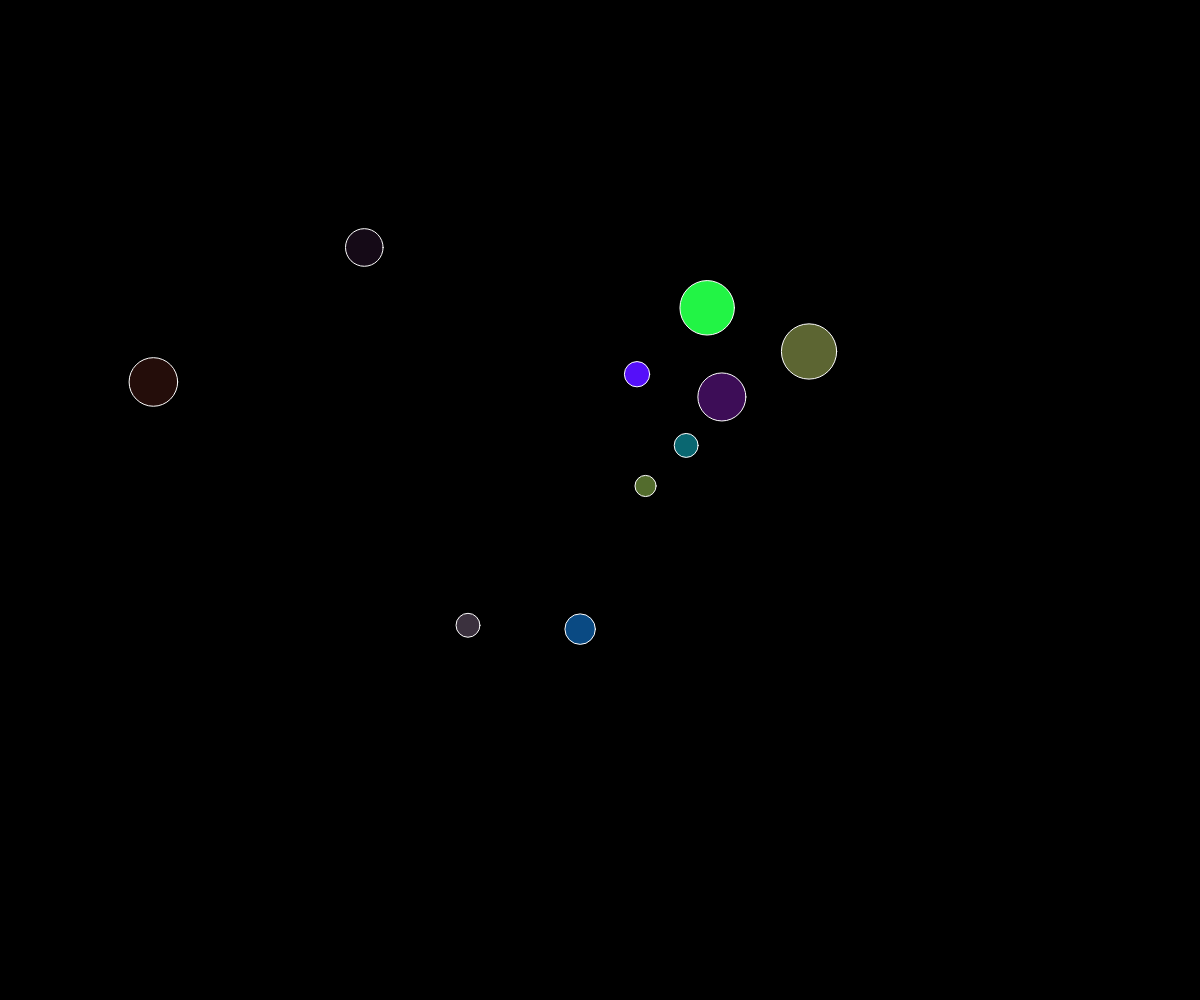
Frame 1 (no input)
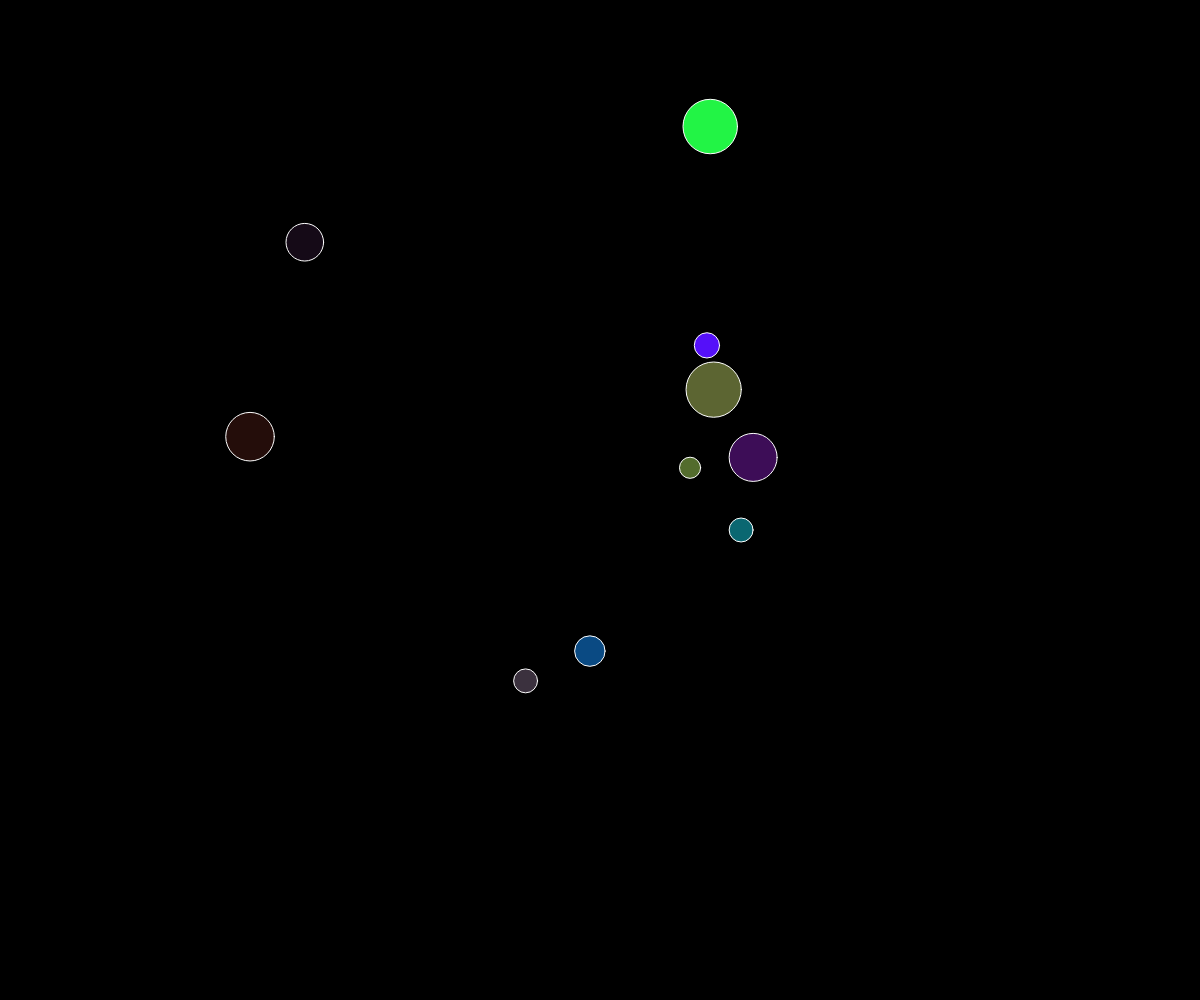
Frame 60 (no input)
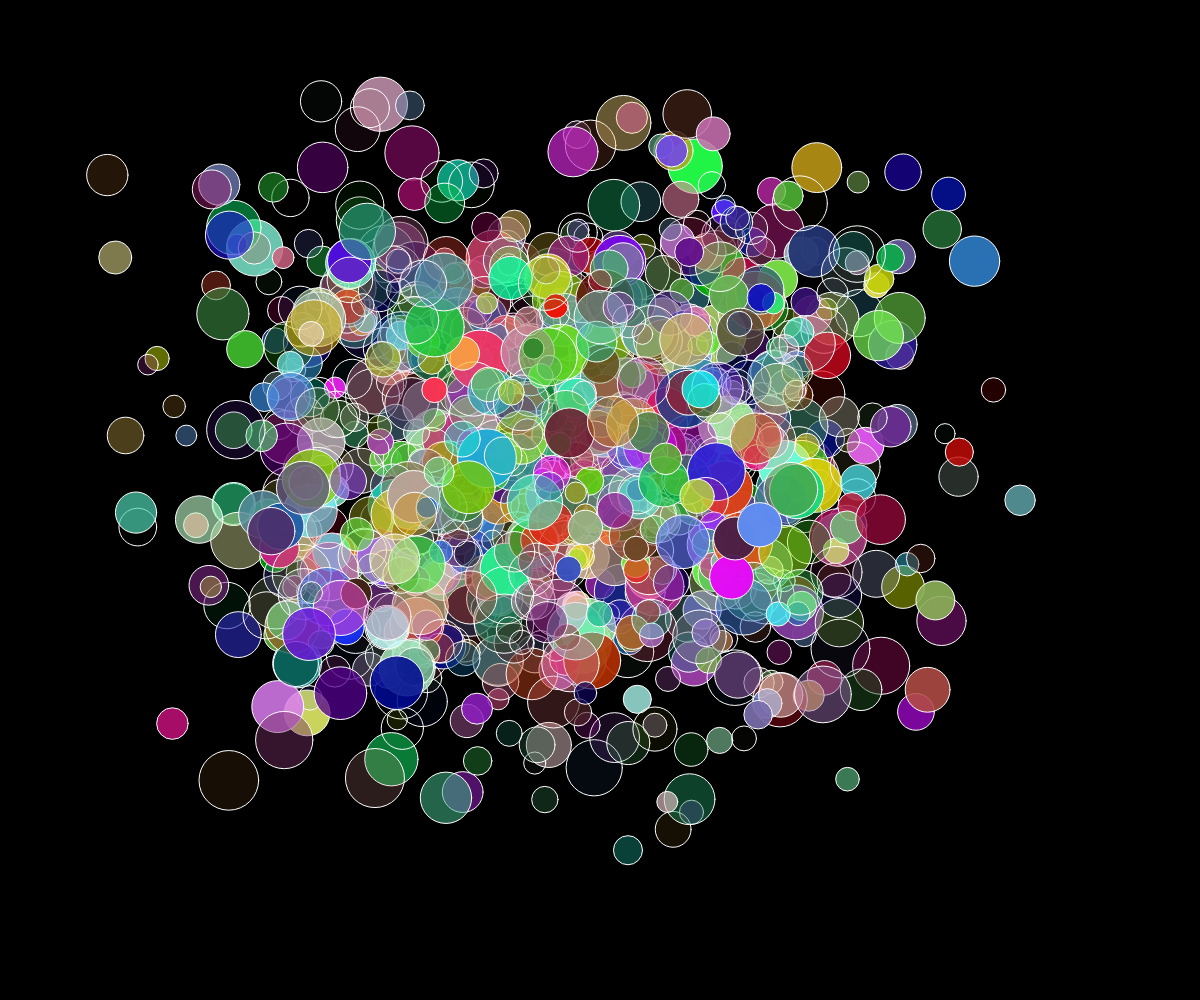
Frame 120 (the mouse pressed at the canvas centre since frame 60)

The p5.js sketch that drew these frames (run headless with seeded random() and noise() and a simulated clock; from frame 60 on, the mouse is pressed at the canvas centre):

// p5.js sketch
// ── sketch.js
// bouncing ball array
// Quinten Smith

let ballArray=[];

function setup() {
  createCanvas(windowWidth, windowHeight);
  for (let i=0; i<10;i++){
    spawnBall();
  }
}

function draw() {
  background(0);
  for (let myBall of ballArray){
    stroke(255);
    fill(myBall.theColor);
    myBall.x=noise(myBall.time)*width;
    myBall.y=noise(myBall.time+100)*height;
    circle(myBall.x, myBall.y, myBall.radius*2);
    myBall.time+=0.003;
  }
}
function spawnBall(){
  let myBall ={
    radius:random(10,30),
    x:random(width),
    y:random(height),
    time: random(1000),
    theColor: color(random(255),random(255),random(255),random(255)),
  };
  ballArray.push(myBall);
}
function mousePressed(){
  for(let i =0;i<1000;i++){
    spawnBall();
  }
}
